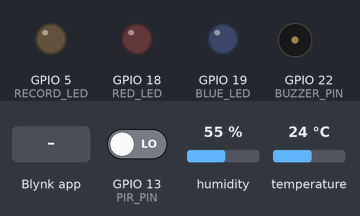
Bench run of a program on a simulated ESP32. Parts: output pins drawn as LEDs (lit = HIGH), buzzer (waves = sounding). The test bench sets the inputs (shaded band); at power-on: GPIO 13 (PIR_PIN) LOW, humidity 55 %, temperature 24 °C. WiFi joins after 1.5 s; servers stay silent unless stated; the local clock reads 2024-03-15 10:24:30 at power-on unless the program sets it; storage starts empty; no MQTT or app messages arrive unless stated; what the program prints to the serial monitor is not drawn.

Above: at 3.0 s.
3.1 s: Blynk app writes 1 to V1
At 4.08 s:
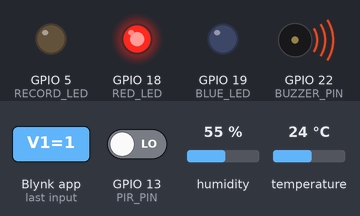
At 5.3 s:
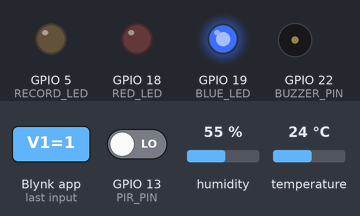
8.3 s: GPIO 13 (PIR_PIN) driven HIGH
At 9.33 s:
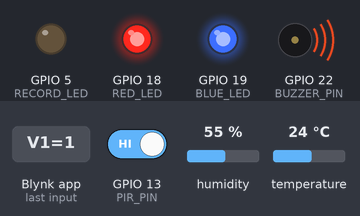
Timing chart, 0 to 17.8 s (numbered marks = the images above; inputs shaded):
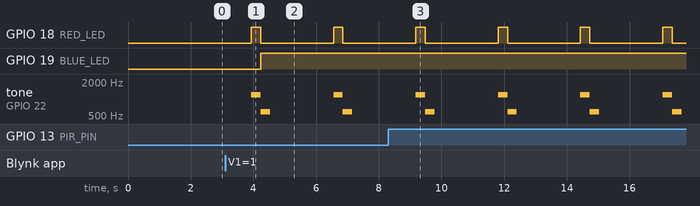

Measured:
- after the input at 3.1 s, GPIO 18 (RED_LED): alternates HIGH for 0.30 s and LOW for 2.3 s, starting after 0.83 s; GPIO 19 (BLUE_LED): LOW → HIGH after 1.1 s; tone on GPIO 22 (BUZZER_PIN): plays 1200 Hz for 0.30 s, 600 Hz for 0.30 s, 1200 Hz for 0.30 s, 600 Hz for 0.30 s, starting after 0.83 s

The program:

main.cpp
```cpp
#define BLYNK_TEMPLATE_ID "TMPL6kw7BXOoo"
#define BLYNK_TEMPLATE_NAME "IAS"
#define BLYNK_AUTH_TOKEN "yYgutPfHDbKJlBnlhHZxG04lMpj2CDVJ"

#include <WiFi.h>
#include <WiFiClientSecure.h>
#include <PubSubClient.h>
#include <FS.h>
#include <SPIFFS.h>
#include "DHT.h"
#include <time.h>
#include <BlynkSimpleEsp32.h>

// WiFi credentials
const char* ssid = "Syahmi";
const char* password = "mikaze24";

// Mosquitto broker
const char* mqtt_server = "10.235.94.19";
const int mqtt_port = 8883;

WiFiClientSecure espClient;
PubSubClient client(espClient);

// PIR pins
#define PIR_PIN     13
#define RED_LED     18
#define BLUE_LED    19
#define RECORD_LED  5
#define BUZZER_PIN  22

// DHT pins
#define DHTPIN 25
#define DHTTYPE DHT11
DHT dht(DHTPIN, DHTTYPE);

volatile bool motionDetected = false;
bool sirenActive = false;

// PIR interrupt
void IRAM_ATTR pirISR() {
  if (digitalRead(PIR_PIN) == HIGH) motionDetected = true;
}

// MQTT callback
void callback(char* topic, byte* payload, unsigned int length) {
  String msg;
  for (unsigned int i = 0; i < length; i++) msg += (char)payload[i];
  Serial.printf("MQTT [%s]: %s\n", topic, msg.c_str());

  if (msg == "siren=ON") sirenActive = true;
  if (msg == "siren=OFF") sirenActive = false;
}

// MQTT reconnect
void reconnect() {
  while (!client.connected()) {
    Serial.print("Connecting to Mosquitto...");
    if (client.connect("ESP32sensor")) {   // MQTT client ID
      Serial.println("connected");
      client.subscribe("/oneM2M/resp/Mobius2/ESP32sensor/json");
    } else {
      Serial.print("failed, rc=");
      Serial.println(client.state());
      delay(5000);
    }
  }
}

// Blynk button handler (V1 = Button widget)
BLYNK_WRITE(V1) {
  int value = param.asInt();
  if (value == 1) {
    sirenActive = true;
  } else {
    sirenActive = false;
    digitalWrite(RED_LED, LOW);
    digitalWrite(BLUE_LED, LOW);
    noTone(BUZZER_PIN);
  }
}

void setup() {
  Serial.begin(115200);
  pinMode(PIR_PIN, INPUT);
  pinMode(RED_LED, OUTPUT);
  pinMode(BLUE_LED, OUTPUT);
  pinMode(RECORD_LED, OUTPUT);
  pinMode(BUZZER_PIN, OUTPUT);

  attachInterrupt(digitalPinToInterrupt(PIR_PIN), pirISR, RISING);

  WiFi.begin(ssid, password);
  while (WiFi.status() != WL_CONNECTED) { delay(500); Serial.print("."); }
  Serial.println("WiFi connected!");

  Blynk.begin(BLYNK_AUTH_TOKEN, ssid, password);

  configTime(0, 0, "pool.ntp.org", "time.nist.gov");

  // Wait until time is set
  Serial.print("Waiting for NTP time sync...");
  time_t now = time(nullptr);
  while (now < 8 * 3600 * 2) {   // arbitrary check: time > Jan 1, 1970
    delay(500);
    Serial.print(".");
    now = time(nullptr);
  }
  Serial.println("Time synced!");

  if (!SPIFFS.begin(true)) {
    Serial.println("SPIFFS mount failed!");
    return;
  }

  File ca = SPIFFS.open("/ca-crt.pem", "r");
  if (!ca) {
    Serial.println("Failed to open CA file");
    return;
  }
  String ca_str = ca.readString();
  espClient.setCACert(ca_str.c_str());
  ca.close();

  client.setServer(mqtt_server, mqtt_port);
  client.setCallback(callback);

  dht.begin();
}

void loop() {
  Blynk.run();
  if (!client.connected()) reconnect();
  client.loop();

  // PIR motion publish
  if (motionDetected) {
    digitalWrite(RECORD_LED, HIGH);
    String from_id = "ESP32sensor";
    String topic = "/oneM2M/req/" + from_id + "/Mobius2/json";

    String payload = "{\"m2m:rqp\":{\"op\":1,"
                    "\"to\":\"/Mobius/Surveillance/MotionCNT\","
                    "\"fr\":\"" + from_id + "\","
                    "\"rqi\":\"12345\","
                    "\"ty\":4,"
                    "\"pc\":{\"m2m:cin\":{\"con\":\"Motion detected!\"}}}}";

    client.publish(topic.c_str(), payload.c_str());
    Serial.println("Published motion event");
    digitalWrite(RECORD_LED, LOW);

    // Blynk updates
    Blynk.virtualWrite(V4, "Motion detected!");
    Blynk.virtualWrite(V0, 1); // LED widget ON

    motionDetected = false;
  }

  // DHT publish
  float temperature = dht.readTemperature();
  float humidity    = dht.readHumidity();

  if (!isnan(temperature) && !isnan(humidity)) {
    String from_id = "ESP32sensor";
    String topic   = "/oneM2M/req/" + from_id + "/Mobius2/json";

    String conData = "{\"temp\":" + String(temperature, 1) +
                    ",\"hum\":" + String(humidity, 1) + "}";

    String payload = "{\"m2m:rqp\":{\"op\":1,"
                    "\"to\":\"/Mobius/Surveillance/DHTCNT\","
                    "\"fr\":\"" + from_id + "\","
                    "\"rqi\":\"67890\","
                    "\"ty\":4,"
                    "\"pc\":{\"m2m:cin\":{\"con\":" + conData + "}}}}";

    client.publish(topic.c_str(), payload.c_str());
    Serial.println("Published DHT event: " + conData);

    // Blynk updates
    Blynk.virtualWrite(V2, temperature);
    Blynk.virtualWrite(V3, humidity);
  }

  // Siren routine
  if (sirenActive) {
    digitalWrite(RED_LED, HIGH);
    tone(BUZZER_PIN, 1200);
    delay(300);
    digitalWrite(RED_LED, LOW);
    digitalWrite(BLUE_LED, HIGH);
    tone(BUZZER_PIN, 600);
    delay(300);
    noTone(BUZZER_PIN);
  }

  delay(2000);
}
```
